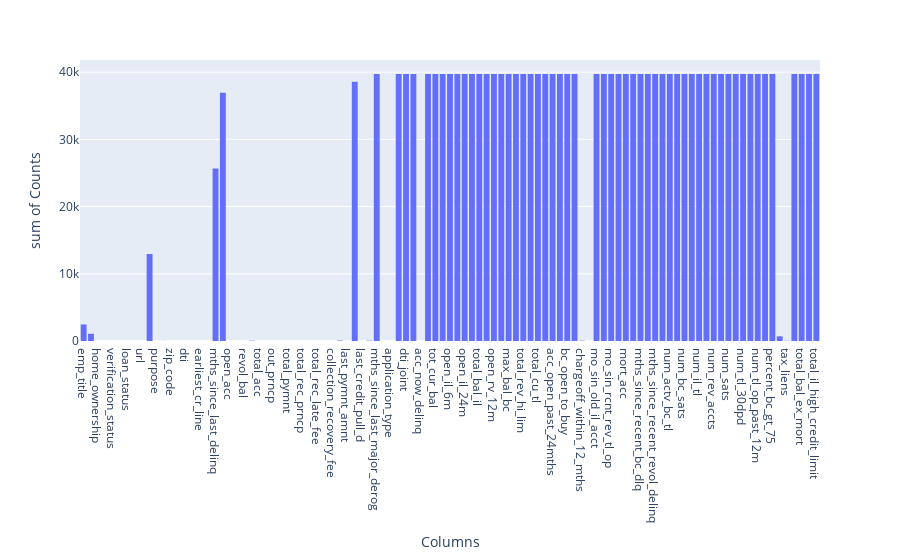

Notebook source saved alongside this figure:
### Code cell
# finding the count of the null values are present in the dataset
null_data = data.isnull().sum()
null_data_dataset = pd.DataFrame({"Columns":null_data.index,"Counts":null_data.values})
px.histogram(data_frame=null_data_dataset,x="Columns",y="Counts")

### Figure 1 — Plotly figure (JSON) as saved in the notebook; plotly's stock layout.template omitted (floating-point values rounded to 4 significant figures)
{"data": [{"alignmentgroup": "True", "bingroup": "x", "histfunc": "sum", "hovertemplate": "Columns=%{x}<br>sum of Counts=%{y}<extra></extra>", "legendgroup": "", "marker": {"color": "#636efa", "pattern": {"shape": ""}}, "name": "", "offsetgroup": "", "orientation": "v", "showlegend": false, "type": "histogram", "x": ["id", "member_id", "loan_amnt", "funded_amnt", "funded_amnt_inv", "term", "int_rate", "installment", "grade", "sub_grade", "emp_title", "emp_length", "home_ownership", "annual_inc", "verification_status", "issue_d", "loan_status", "pymnt_plan", "url", "desc", "purpose", "title", "zip_code", "addr_state", "dti", "delinq_2yrs", "earliest_cr_line", "inq_last_6mths", "mths_since_last_delinq", "mths_since_last_record", "open_acc", "pub_rec", "revol_bal", "revol_util", "total_acc", "initial_list_status", "out_prncp", "out_prncp_inv", "total_pymnt", "total_pymnt_inv", "total_rec_prncp", "total_rec_int", "total_rec_late_fee", "recoveries", "collection_recovery_fee", "last_pymnt_d", "last_pymnt_amnt", "next_pymnt_d", "last_credit_pull_d", "collections_12_mths_ex_med", "mths_since_last_major_derog", "policy_code", "application_type", "annual_inc_joint", "dti_joint", "verification_status_joint", "acc_now_delinq", "tot_coll_amt", "tot_cur_bal", "open_acc_6m", "open_il_6m", "open_il_12m", "open_il_24m", "mths_since_rcnt_il", "total_bal_il", "il_util", "open_rv_12m", "open_rv_24m", "max_bal_bc", "all_util", "total_rev_hi_lim", "inq_fi", "total_cu_tl", "inq_last_12m", "acc_open_past_24mths", "avg_cur_bal", "bc_open_to_buy", "bc_util", "chargeoff_within_12_mths", "delinq_amnt", "mo_sin_old_il_acct", "mo_sin_old_rev_tl_op", "mo_sin_rcnt_rev_tl_op", "mo_sin_rcnt_tl", "mort_acc", "mths_since_recent_bc", "mths_since_recent_bc_dlq", "mths_since_recent_inq", "mths_since_recent_revol_delinq", "num_accts_ever_120_pd", "num_actv_bc_tl", "num_actv_rev_tl", "num_bc_sats", "num_bc_tl", "num_il_tl", "num_op_rev_tl", "num_rev_accts", "num_rev_tl_bal_gt_0", "num_sats", "num_tl_120dpd_2m", "num_tl_30dpd", "num_tl_90g_dpd_24m", "num_tl_op_past_12m", "pct_tl_nvr_dlq", "percent_bc_gt_75", "pub_rec_bankruptcies", "tax_liens", "tot_hi_cred_lim", "total_bal_ex_mort", "total_bc_limit", "total_il_high_credit_limit"], "xaxis": "x", "y": [0, 0, 0, 0, 0, 0, 0, 0, 0, 0, 2459, 1075, 0, 0, 0, 0, 0, 0, 0, 12940, 0, 11, 0, 0, 0, 0, 0, 0, 25682, 36931, 0, 0, 0, 50, 0, 0, 0, 0, 0, 0, 0, 0, 0, 0, 0, 71, 0, 38577, 2, 56, 39717, 0, 0, 39717, 39717, 39717, 0, 39717, 39717, 39717, 39717, 39717, 39717, 39717, 39717, 39717, 39717, 39717, 39717, 39717, 39717, 39717, 39717, 39717, 39717, 39717, 39717, 39717, 56, 0, 39717, 39717, 39717, 39717, 39717, 39717, 39717, 39717, 39717, 39717, 39717, 39717, 39717, 39717, 39717, 39717, 39717, 39717, 39717, 39717, 39717, 39717, 39717, 39717, 39717, 697, 39, 39717, 39717, 39717, 39717], "yaxis": "y"}], "layout": {"barmode": "relative", "legend": {"tracegroupgap": 0}, "margin": {"t": 60}, "xaxis": {"anchor": "y", "domain": [0, 1], "title": {"text": "Columns"}}, "yaxis": {"anchor": "x", "domain": [0, 1], "title": {"text": "sum of Counts"}}}}
